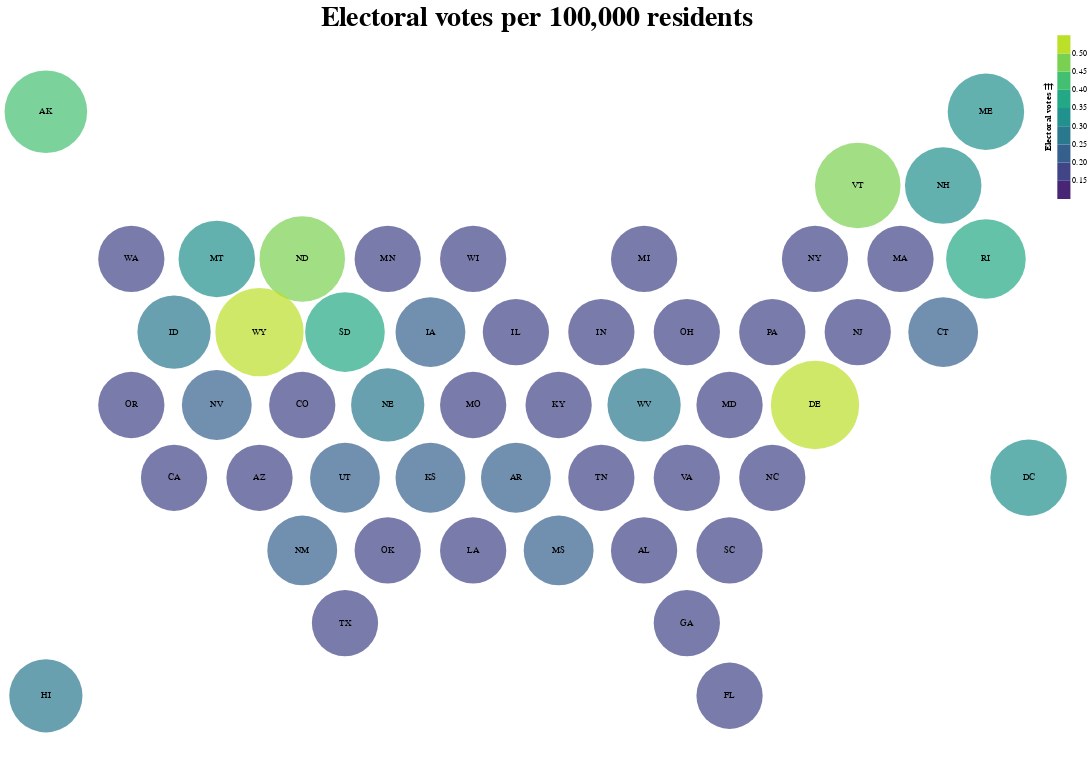

Write a Vega-Lite specification for this figure.
### Vega specification from a JSON file in a GitHub repository (floating-point values rounded to 4 significant figures)
{"$schema": "https://vega.github.io/schema/vega/v5.json", "background": "white", "padding": 5, "width": 1200, "height": 900, "title": {"text": ["Electoral votes per 100,000 residents"], "fontSize": 34, "frame": "group"}, "style": "cell", "data": [{"name": "data-ecb5fec3b20ee88d7fc8408d3e2f51c2", "values": [{"%-electoral_votes": 1.67, "%-population": 1.55, "%-representatives": 1.61, "%-senators": 2, "Electoral votes per 100K": 0.19, "Population": 4779736, "Representatives per 100K": 0.15, "Senators per 100K": 0.04, "State": "Alabama", "State_Abbr": "AL", "States": "Alabama", "centroid_lat": 0.65, "centroid_lon": 15.0, "state_code": "AL", "type": "Feature", "geometry": {"type": "Polygon", "coordinates": [[[14.0, 0.1], [14.0, 1.2], [15.0, 1.8], [16, 1.2], [16, 0.1], [15.0, -0.5], [14.0, 0.1]]]}}, {"%-electoral_votes": 0.56, "%-population": 0.23, "%-representatives": 0.23, "%-senators": 2, "Electoral votes per 100K": 0.42, "Population": 710231, "Representatives per 100K": 0.14, "Senators per 100K": 0.28, "State": "Alaska", "State_Abbr": "AK", "States": "Alaska", "centroid_lat": 10.85, "centroid_lon": 1.0, "state_code": "AK", "type": "Feature", "geometry": {"type": "Polygon", "coordinates": [[[-3.243e-20, 10.3], [0, 11.4], [1.0, 12.0], [2, 11.4], [2, 10.3], [1.0, 9.7], [-3.243e-20, 10.3]]]}}, {"%-electoral_votes": 2.04, "%-population": 2.07, "%-representatives": 2.07, "%-senators": 2, "Electoral votes per 100K": 0.17, "Population": 6392017, "Representatives per 100K": 0.14, "Senators per 100K": 0.03, "State": "Arizona", "State_Abbr": "AZ", "States": "Arizona", "centroid_lat": 2.35, "centroid_lon": 6.0, "state_code": "AZ", "type": "Feature", "geometry": {"type": "Polygon", "coordinates": [[[5.0, 1.8], [5, 2.9], [6.0, 3.5], [7.0, 2.9], [7.0, 1.8], [6.0, 1.2], [5.0, 1.8]]]}}, {"%-electoral_votes": 1.12, "%-population": 0.94, "%-representatives": 0.92, "%-senators": 2, "Electoral votes per 100K": 0.21, "Population": 2915918, "Representatives per 100K": 0.14, "Senators per 100K": 0.07, "State": "Arkansas", "State_Abbr": "AR", "States": "Arkansas", "centroid_lat": 2.35, "centroid_lon": 12.0, "state_code": "AR", "type": "Feature", "geometry": {"type": "Polygon", "coordinates": [[[11.0, 1.8], [11, 2.9], [12, 3.5], [13.0, 2.9], [13.0, 1.8], [12.0, 1.2], [11.0, 1.8]]]}}, {"%-electoral_votes": 10.22, "%-population": 12.07, "%-representatives": 12.18, "%-senators": 2, "Electoral votes per 100K": 0.15, "Population": 37253956, "Representatives per 100K": 0.14, "Senators per 100K": 0.01, "State": "California", "State_Abbr": "CA", "States": "California", "centroid_lat": 2.35, "centroid_lon": 4, "state_code": "CA", "type": "Feature", "geometry": {"type": "Polygon", "coordinates": [[[3.0, 1.8], [3, 2.9], [4, 3.5], [5, 2.9], [5.0, 1.8], [4, 1.2], [3.0, 1.8]]]}}, {"%-electoral_votes": 1.67, "%-population": 1.63, "%-representatives": 1.61, "%-senators": 2, "Electoral votes per 100K": 0.18, "Population": 5029196, "Representatives per 100K": 0.14, "Senators per 100K": 0.04, "State": "Colorado", "State_Abbr": "CO", "States": "Colorado", "centroid_lat": 4.05, "centroid_lon": 7.0, "state_code": "CO", "type": "Feature", "geometry": {"type": "Polygon", "coordinates": [[[6.0, 3.5], [6.0, 4.6], [7.0, 5.2], [8, 4.6], [8.0, 3.5], [7.0, 2.9], [6.0, 3.5]]]}}, {"%-electoral_votes": 1.3, "%-population": 1.16, "%-representatives": 1.15, "%-senators": 2, "Electoral votes per 100K": 0.2, "Population": 3574097, "Representatives per 100K": 0.14, "Senators per 100K": 0.06, "State": "Connecticut", "State_Abbr": "CT", "States": "Connecticut", "centroid_lat": 5.75, "centroid_lon": 22.0, "state_code": "CT", "type": "Feature", "geometry": {"type": "Polygon", "coordinates": [[[21.0, 5.2], [21.0, 6.3], [22.0, 6.9], [23.0, 6.3], [23.0, 5.2], [22.0, 4.6], [21.0, 5.2]]]}}, {"%-electoral_votes": 0.56, "%-population": 0.19, "%-representatives": 0.23, "%-senators": 2, "Electoral votes per 100K": 0.5, "Population": 601723, "Representatives per 100K": 0.17, "Senators per 100K": 0.33, "State": "Delaware", "State_Abbr": "DE", "States": "Delaware", "centroid_lat": 4.05, "centroid_lon": 19.0, "state_code": "DE", "type": "Feature", "geometry": {"type": "Polygon", "coordinates": [[[18.0, 3.5], [18, 4.6], [19, 5.2], [20, 4.6], [20, 3.5], [19.0, 2.9], [18.0, 3.5]]]}}, {"%-electoral_votes": 0.56, "%-population": 0.29, "%-representatives": 0, "%-senators": 0, "Electoral votes per 100K": 0.33, "Population": 897934, "Representatives per 100K": 0, "Senators per 100K": 0, "State": "District of Columbia", "State_Abbr": "DC", "States": "D.C.", "centroid_lat": 2.35, "centroid_lon": 24, "state_code": "DC", "type": "Feature", "geometry": {"type": "Polygon", "coordinates": [[[23, 1.8], [23.0, 2.9], [24, 3.5], [25.0, 2.9], [25.0, 1.8], [24.0, 1.2], [23, 1.8]]]}}, {"%-electoral_votes": 5.39, "%-population": 6.09, "%-representatives": 6.21, "%-senators": 2, "Electoral votes per 100K": 0.15, "Population": 18801310, "Representatives per 100K": 0.14, "Senators per 100K": 0.01, "State": "Florida", "State_Abbr": "FL", "States": "Florida", "centroid_lat": -2.75, "centroid_lon": 17, "state_code": "FL", "type": "Feature", "geometry": {"type": "Polygon", "coordinates": [[[16, -2.2], [17.0, -1.6], [18.0, -2.2], [18, -3.3], [17.0, -3.9], [16, -3.3], [16, -2.2]]]}}, {"%-electoral_votes": 2.97, "%-population": 3.14, "%-representatives": 3.22, "%-senators": 2, "Electoral votes per 100K": 0.17, "Population": 9687653, "Representatives per 100K": 0.14, "Senators per 100K": 0.02, "State": "Georgia", "State_Abbr": "GA", "States": "Georgia", "centroid_lat": -1.05, "centroid_lon": 16, "state_code": "GA", "type": "Feature", "geometry": {"type": "Polygon", "coordinates": [[[15.0, -1.6], [15.0, -0.5], [16, 0.1], [17, -0.5], [17.0, -1.6], [16, -2.2], [15.0, -1.6]]]}}, {"%-electoral_votes": 0.74, "%-population": 0.44, "%-representatives": 0.46, "%-senators": 2, "Electoral votes per 100K": 0.29, "Population": 1360301, "Representatives per 100K": 0.15, "Senators per 100K": 0.15, "State": "Hawaii", "State_Abbr": "HI", "States": "Hawaii", "centroid_lat": -2.75, "centroid_lon": 1.0, "state_code": "HI", "type": "Feature", "geometry": {"type": "Polygon", "coordinates": [[[0, -3.3], [3.194e-20, -2.2], [1.0, -1.6], [2.0, -2.2], [2, -3.3], [1.0, -3.9], [0, -3.3]]]}}, {"%-electoral_votes": 0.74, "%-population": 0.51, "%-representatives": 0.46, "%-senators": 2, "Electoral votes per 100K": 0.26, "Population": 1567582, "Representatives per 100K": 0.13, "Senators per 100K": 0.13, "State": "Idaho", "State_Abbr": "ID", "States": "Idaho", "centroid_lat": 5.75, "centroid_lon": 4, "state_code": "ID", "type": "Feature", "geometry": {"type": "Polygon", "coordinates": [[[3.0, 5.2], [3.0, 6.3], [4, 6.9], [5, 6.3], [5.0, 5.2], [4.0, 4.6], [3.0, 5.2]]]}}, {"%-electoral_votes": 3.72, "%-population": 4.16, "%-representatives": 4.14, "%-senators": 2, "Electoral votes per 100K": 0.16, "Population": 12830632, "Representatives per 100K": 0.14, "Senators per 100K": 0.02, "State": "Illinois", "State_Abbr": "IL", "States": "Illinois", "centroid_lat": 5.75, "centroid_lon": 12, "state_code": "IL", "type": "Feature", "geometry": {"type": "Polygon", "coordinates": [[[11.0, 5.2], [11.0, 6.3], [12.0, 6.9], [13.0, 6.3], [13.0, 5.2], [12.0, 4.6], [11.0, 5.2]]]}}, {"%-electoral_votes": 2.04, "%-population": 2.1, "%-representatives": 2.07, "%-senators": 2, "Electoral votes per 100K": 0.17, "Population": 6483802, "Representatives per 100K": 0.14, "Senators per 100K": 0.03, "State": "Indiana", "State_Abbr": "IN", "States": "Indiana", "centroid_lat": 5.75, "centroid_lon": 14.0, "state_code": "IN", "type": "Feature", "geometry": {"type": "Polygon", "coordinates": [[[13.0, 5.2], [13.0, 6.3], [14.0, 6.9], [15.0, 6.3], [15.0, 5.2], [14.0, 4.6], [13.0, 5.2]]]}}, {"%-electoral_votes": 1.12, "%-population": 0.99, "%-representatives": 0.92, "%-senators": 2, "Electoral votes per 100K": 0.2, "Population": 3046355, "Representatives per 100K": 0.13, "Senators per 100K": 0.07, "State": "Iowa", "State_Abbr": "IA", "States": "Iowa", "centroid_lat": 5.75, "centroid_lon": 10, "state_code": "IA", "type": "Feature", "geometry": {"type": "Polygon", "coordinates": [[[9.0, 5.2], [9.0, 6.3], [10, 6.9], [11.0, 6.3], [11.0, 5.2], [10.0, 4.6], [9.0, 5.2]]]}}, {"%-electoral_votes": 1.12, "%-population": 0.92, "%-representatives": 0.92, "%-senators": 2, "Electoral votes per 100K": 0.21, "Population": 2853118, "Representatives per 100K": 0.14, "Senators per 100K": 0.07, "State": "Kansas", "State_Abbr": "KS", "States": "Kansas", "centroid_lat": 2.35, "centroid_lon": 10, "state_code": "KS", "type": "Feature", "geometry": {"type": "Polygon", "coordinates": [[[9.0, 1.8], [9.0, 2.9], [10, 3.5], [11, 2.9], [11.0, 1.8], [10.0, 1.2], [9.0, 1.8]]]}}, {"%-electoral_votes": 1.49, "%-population": 1.41, "%-representatives": 1.38, "%-senators": 2, "Electoral votes per 100K": 0.18, "Population": 4339367, "Representatives per 100K": 0.14, "Senators per 100K": 0.05, "State": "Kentucky", "State_Abbr": "KY", "States": "Kentucky", "centroid_lat": 4.05, "centroid_lon": 13, "state_code": "KY", "type": "Feature", "geometry": {"type": "Polygon", "coordinates": [[[12, 3.5], [12.0, 4.6], [13.0, 5.2], [14.0, 4.6], [14.0, 3.5], [13.0, 2.9], [12, 3.5]]]}}, {"%-electoral_votes": 1.49, "%-population": 1.47, "%-representatives": 1.38, "%-senators": 2, "Electoral votes per 100K": 0.18, "Population": 4533372, "Representatives per 100K": 0.13, "Senators per 100K": 0.04, "State": "Louisiana", "State_Abbr": "LA", "States": "Louisiana", "centroid_lat": 0.65, "centroid_lon": 11.0, "state_code": "LA", "type": "Feature", "geometry": {"type": "Polygon", "coordinates": [[[10.0, 0.1], [10.0, 1.2], [11.0, 1.8], [12.0, 1.2], [12.0, 0.1], [11.0, -0.5], [10.0, 0.1]]]}}, {"%-electoral_votes": 0.74, "%-population": 0.43, "%-representatives": 0.46, "%-senators": 2, "Electoral votes per 100K": 0.3, "Population": 1328361, "Representatives per 100K": 0.15, "Senators per 100K": 0.15, "State": "Maine", "State_Abbr": "ME", "States": "Maine", "centroid_lat": 10.85, "centroid_lon": 23, "state_code": "ME", "type": "Feature", "geometry": {"type": "Polygon", "coordinates": [[[22.0, 11.4], [23.0, 12.0], [24.0, 11.4], [24.0, 10.3], [23.0, 9.7], [22, 10.3], [22.0, 11.4]]]}}, {"%-electoral_votes": 1.86, "%-population": 1.87, "%-representatives": 1.84, "%-senators": 2, "Electoral votes per 100K": 0.17, "Population": 5773552, "Representatives per 100K": 0.14, "Senators per 100K": 0.03, "State": "Maryland", "State_Abbr": "MD", "States": "Maryland", "centroid_lat": 4.05, "centroid_lon": 17.0, "state_code": "MD", "type": "Feature", "geometry": {"type": "Polygon", "coordinates": [[[16, 3.5], [16.0, 4.6], [17.0, 5.2], [18, 4.6], [18.0, 3.5], [17.0, 2.9], [16, 3.5]]]}}, {"%-electoral_votes": 2.04, "%-population": 2.12, "%-representatives": 2.07, "%-senators": 2, "Electoral votes per 100K": 0.17, "Population": 6547629, "Representatives per 100K": 0.14, "Senators per 100K": 0.03, "State": "Massachusetts", "State_Abbr": "MA", "States": "Massachusetts", "centroid_lat": 7.45, "centroid_lon": 21.0, "state_code": "MA", "type": "Feature", "geometry": {"type": "Polygon", "coordinates": [[[20.0, 6.9], [20.0, 8.0], [21, 8.6], [22.0, 8.0], [22.0, 6.9], [21.0, 6.3], [20.0, 6.9]]]}}, {"%-electoral_votes": 2.97, "%-population": 3.2, "%-representatives": 3.22, "%-senators": 2, "Electoral votes per 100K": 0.16, "Population": 9883640, "Representatives per 100K": 0.14, "Senators per 100K": 0.02, "State": "Michigan", "State_Abbr": "MI", "States": "Michigan", "centroid_lat": 7.45, "centroid_lon": 15, "state_code": "MI", "type": "Feature", "geometry": {"type": "Polygon", "coordinates": [[[14.0, 8.0], [15.0, 8.6], [16.0, 8.0], [16.0, 6.9], [15.0, 6.3], [14.0, 6.9], [14.0, 8.0]]]}}, {"%-electoral_votes": 1.86, "%-population": 1.72, "%-representatives": 1.84, "%-senators": 2, "Electoral votes per 100K": 0.19, "Population": 5303925, "Representatives per 100K": 0.15, "Senators per 100K": 0.04, "State": "Minnesota", "State_Abbr": "MN", "States": "Minnesota", "centroid_lat": 7.45, "centroid_lon": 9.0, "state_code": "MN", "type": "Feature", "geometry": {"type": "Polygon", "coordinates": [[[8.0, 6.9], [8.0, 8.0], [9.0, 8.6], [10.0, 8.0], [10, 6.9], [9.0, 6.3], [8.0, 6.9]]]}}, {"%-electoral_votes": 1.12, "%-population": 0.96, "%-representatives": 0.92, "%-senators": 2, "Electoral votes per 100K": 0.2, "Population": 2967297, "Representatives per 100K": 0.13, "Senators per 100K": 0.07, "State": "Mississippi", "State_Abbr": "MS", "States": "Mississippi", "centroid_lat": 0.65, "centroid_lon": 13, "state_code": "MS", "type": "Feature", "geometry": {"type": "Polygon", "coordinates": [[[12.0, 1.2], [13.0, 1.8], [14.0, 1.2], [14.0, 0.1], [13.0, -0.5], [12.0, 0.1], [12.0, 1.2]]]}}, {"%-electoral_votes": 1.86, "%-population": 1.94, "%-representatives": 1.84, "%-senators": 2, "Electoral votes per 100K": 0.17, "Population": 5988927, "Representatives per 100K": 0.13, "Senators per 100K": 0.03, "State": "Missouri", "State_Abbr": "MO", "States": "Missouri", "centroid_lat": 4.05, "centroid_lon": 11, "state_code": "MO", "type": "Feature", "geometry": {"type": "Polygon", "coordinates": [[[10.0, 4.6], [11.0, 5.2], [12.0, 4.6], [12, 3.5], [11, 2.9], [10, 3.5], [10.0, 4.6]]]}}, {"%-electoral_votes": 0.56, "%-population": 0.32, "%-representatives": 0.23, "%-senators": 2, "Electoral votes per 100K": 0.3, "Population": 989415, "Representatives per 100K": 0.1, "Senators per 100K": 0.2, "State": "Montana", "State_Abbr": "MT", "States": "Montana", "centroid_lat": 7.45, "centroid_lon": 5.0, "state_code": "MT", "type": "Feature", "geometry": {"type": "Polygon", "coordinates": [[[4, 6.9], [4.0, 8.0], [5.0, 8.6], [6, 8.0], [6.0, 6.9], [5, 6.3], [4, 6.9]]]}}, {"%-electoral_votes": 0.93, "%-population": 0.59, "%-representatives": 0.69, "%-senators": 2, "Electoral votes per 100K": 0.27, "Population": 1826341, "Representatives per 100K": 0.16, "Senators per 100K": 0.11, "State": "Nebraska", "State_Abbr": "NE", "States": "Nebraska", "centroid_lat": 4.05, "centroid_lon": 9.0, "state_code": "NE", "type": "Feature", "geometry": {"type": "Polygon", "coordinates": [[[8.0, 3.5], [8, 4.6], [9.0, 5.2], [10.0, 4.6], [10, 3.5], [9.0, 2.9], [8.0, 3.5]]]}}, {"%-electoral_votes": 1.12, "%-population": 0.87, "%-representatives": 0.92, "%-senators": 2, "Electoral votes per 100K": 0.22, "Population": 2700551, "Representatives per 100K": 0.15, "Senators per 100K": 0.07, "State": "Nevada", "State_Abbr": "NV", "States": "Nevada", "centroid_lat": 4.05, "centroid_lon": 5.0, "state_code": "NV", "type": "Feature", "geometry": {"type": "Polygon", "coordinates": [[[4.0, 4.6], [5.0, 5.2], [6.0, 4.6], [6.0, 3.5], [5, 2.9], [4, 3.5], [4.0, 4.6]]]}}, {"%-electoral_votes": 0.74, "%-population": 0.43, "%-representatives": 0.46, "%-senators": 2, "Electoral votes per 100K": 0.3, "Population": 1316470, "Representatives per 100K": 0.15, "Senators per 100K": 0.15, "State": "New Hampshire", "State_Abbr": "NH", "States": "New Hampshire", "centroid_lat": 9.15, "centroid_lon": 22.0, "state_code": "NH", "type": "Feature", "geometry": {"type": "Polygon", "coordinates": [[[21, 8.6], [21.0, 9.7], [22, 10.3], [23.0, 9.7], [23.0, 8.6], [22.0, 8.0], [21, 8.6]]]}}, {"%-electoral_votes": 2.6, "%-population": 2.85, "%-representatives": 2.76, "%-senators": 2, "Electoral votes per 100K": 0.16, "Population": 8791894, "Representatives per 100K": 0.14, "Senators per 100K": 0.02, "State": "New Jersey", "State_Abbr": "NJ", "States": "New Jersey", "centroid_lat": 5.75, "centroid_lon": 20, "state_code": "NJ", "type": "Feature", "geometry": {"type": "Polygon", "coordinates": [[[19, 5.2], [19.0, 6.3], [20.0, 6.9], [21.0, 6.3], [21.0, 5.2], [20, 4.6], [19, 5.2]]]}}, {"%-electoral_votes": 0.93, "%-population": 0.67, "%-representatives": 0.69, "%-senators": 2, "Electoral votes per 100K": 0.24, "Population": 2059179, "Representatives per 100K": 0.15, "Senators per 100K": 0.1, "State": "New Mexico", "State_Abbr": "NM", "States": "New Mexico", "centroid_lat": 0.65, "centroid_lon": 7.0, "state_code": "NM", "type": "Feature", "geometry": {"type": "Polygon", "coordinates": [[[6.0, 0.1], [6.0, 1.2], [7.0, 1.8], [8, 1.2], [8.0, 0.1], [7.0, -0.5], [6.0, 0.1]]]}}, {"%-electoral_votes": 5.39, "%-population": 6.28, "%-representatives": 6.21, "%-senators": 2, "Electoral votes per 100K": 0.15, "Population": 19378102, "Representatives per 100K": 0.14, "Senators per 100K": 0.01, "State": "New York", "State_Abbr": "NY", "States": "New York", "centroid_lat": 7.45, "centroid_lon": 19.0, "state_code": "NY", "type": "Feature", "geometry": {"type": "Polygon", "coordinates": [[[18.0, 6.9], [18.0, 8.0], [19.0, 8.6], [20.0, 8.0], [20.0, 6.9], [19.0, 6.3], [18.0, 6.9]]]}}, {"%-electoral_votes": 2.79, "%-population": 3.09, "%-representatives": 2.99, "%-senators": 2, "Electoral votes per 100K": 0.16, "Population": 9535483, "Representatives per 100K": 0.14, "Senators per 100K": 0.02, "State": "North Carolina", "State_Abbr": "NC", "States": "North Carolina", "centroid_lat": 2.35, "centroid_lon": 18.0, "state_code": "NC", "type": "Feature", "geometry": {"type": "Polygon", "coordinates": [[[17.0, 1.8], [17.0, 2.9], [18.0, 3.5], [19.0, 2.9], [19.0, 1.8], [18.0, 1.2], [17.0, 1.8]]]}}, {"%-electoral_votes": 0.56, "%-population": 0.22, "%-representatives": 0.23, "%-senators": 2, "Electoral votes per 100K": 0.45, "Population": 672591, "Representatives per 100K": 0.15, "Senators per 100K": 0.3, "State": "North Dakota", "State_Abbr": "ND", "States": "North Dakota", "centroid_lat": 7.45, "centroid_lon": 7.0, "state_code": "ND", "type": "Feature", "geometry": {"type": "Polygon", "coordinates": [[[6.0, 6.9], [6, 8.0], [7.0, 8.6], [8.0, 8.0], [8.0, 6.9], [7.0, 6.3], [6.0, 6.9]]]}}, {"%-electoral_votes": 3.35, "%-population": 3.74, "%-representatives": 3.68, "%-senators": 2, "Electoral votes per 100K": 0.16, "Population": 11536504, "Representatives per 100K": 0.14, "Senators per 100K": 0.02, "State": "Ohio", "State_Abbr": "OH", "States": "Ohio", "centroid_lat": 5.75, "centroid_lon": 16, "state_code": "OH", "type": "Feature", "geometry": {"type": "Polygon", "coordinates": [[[15.0, 5.2], [15.0, 6.3], [16.0, 6.9], [17.0, 6.3], [17.0, 5.2], [16.0, 4.6], [15.0, 5.2]]]}}, {"%-electoral_votes": 1.3, "%-population": 1.22, "%-representatives": 1.15, "%-senators": 2, "Electoral votes per 100K": 0.19, "Population": 3751351, "Representatives per 100K": 0.13, "Senators per 100K": 0.05, "State": "Oklahoma", "State_Abbr": "OK", "States": "Oklahoma", "centroid_lat": 0.65, "centroid_lon": 9.0, "state_code": "OK", "type": "Feature", "geometry": {"type": "Polygon", "coordinates": [[[8.0, 0.1], [8, 1.2], [9.0, 1.8], [10.0, 1.2], [10.0, 0.1], [9.0, -0.5], [8.0, 0.1]]]}}, {"%-electoral_votes": 1.3, "%-population": 1.24, "%-representatives": 1.15, "%-senators": 2, "Electoral votes per 100K": 0.18, "Population": 3831074, "Representatives per 100K": 0.13, "Senators per 100K": 0.05, "State": "Oregon", "State_Abbr": "OR", "States": "Oregon", "centroid_lat": 4.05, "centroid_lon": 3, "state_code": "OR", "type": "Feature", "geometry": {"type": "Polygon", "coordinates": [[[2.0, 4.6], [3.0, 5.2], [4.0, 4.6], [4, 3.5], [3, 2.9], [2.0, 3.5], [2.0, 4.6]]]}}, {"%-electoral_votes": 3.72, "%-population": 4.11, "%-representatives": 4.14, "%-senators": 2, "Electoral votes per 100K": 0.16, "Population": 12702379, "Representatives per 100K": 0.14, "Senators per 100K": 0.02, "State": "Pennsylvania", "State_Abbr": "PA", "States": "Pennsylvania", "centroid_lat": 5.75, "centroid_lon": 18, "state_code": "PA", "type": "Feature", "geometry": {"type": "Polygon", "coordinates": [[[17.0, 5.2], [17.0, 6.3], [18.0, 6.9], [19.0, 6.3], [19, 5.2], [18, 4.6], [17.0, 5.2]]]}}, {"%-electoral_votes": 0.74, "%-population": 0.34, "%-representatives": 0.46, "%-senators": 2, "Electoral votes per 100K": 0.38, "Population": 1052567, "Representatives per 100K": 0.19, "Senators per 100K": 0.19, "State": "Rhode Island", "State_Abbr": "RI", "States": "Rhode Island", "centroid_lat": 7.45, "centroid_lon": 23.0, "state_code": "RI", "type": "Feature", "geometry": {"type": "Polygon", "coordinates": [[[22.0, 8.0], [23.0, 8.6], [24.0, 8.0], [24.0, 6.9], [23.0, 6.3], [22.0, 6.9], [22.0, 8.0]]]}}, {"%-electoral_votes": 1.67, "%-population": 1.5, "%-representatives": 1.61, "%-senators": 2, "Electoral votes per 100K": 0.19, "Population": 4625364, "Representatives per 100K": 0.15, "Senators per 100K": 0.04, "State": "South Carolina", "State_Abbr": "SC", "States": "South Carolina", "centroid_lat": 0.65, "centroid_lon": 17, "state_code": "SC", "type": "Feature", "geometry": {"type": "Polygon", "coordinates": [[[16, 0.1], [16, 1.2], [17.0, 1.8], [18.0, 1.2], [18.0, 0.1], [17, -0.5], [16, 0.1]]]}}, {"%-electoral_votes": 0.56, "%-population": 0.26, "%-representatives": 0.23, "%-senators": 2, "Electoral votes per 100K": 0.37, "Population": 814180, "Representatives per 100K": 0.12, "Senators per 100K": 0.25, "State": "South Dakota", "State_Abbr": "SD", "States": "South Dakota", "centroid_lat": 5.75, "centroid_lon": 8.0, "state_code": "SD", "type": "Feature", "geometry": {"type": "Polygon", "coordinates": [[[7.0, 6.3], [8.0, 6.9], [9.0, 6.3], [9.0, 5.2], [8, 4.6], [7.0, 5.2], [7.0, 6.3]]]}}, {"%-electoral_votes": 2.04, "%-population": 2.06, "%-representatives": 2.07, "%-senators": 2, "Electoral votes per 100K": 0.17, "Population": 6346105, "Representatives per 100K": 0.14, "Senators per 100K": 0.03, "State": "Tennessee", "State_Abbr": "TN", "States": "Tennessee", "centroid_lat": 2.35, "centroid_lon": 14, "state_code": "TN", "type": "Feature", "geometry": {"type": "Polygon", "coordinates": [[[13.0, 2.9], [14.0, 3.5], [15.0, 2.9], [15.0, 1.8], [14.0, 1.2], [13.0, 1.8], [13.0, 2.9]]]}}, {"%-electoral_votes": 7.06, "%-population": 8.14, "%-representatives": 8.28, "%-senators": 2, "Electoral votes per 100K": 0.15, "Population": 25145561, "Representatives per 100K": 0.14, "Senators per 100K": 0.01, "State": "Texas", "State_Abbr": "TX", "States": "Texas", "centroid_lat": -1.05, "centroid_lon": 8, "state_code": "TX", "type": "Feature", "geometry": {"type": "Polygon", "coordinates": [[[7, -1.6], [7.0, -0.5], [8.0, 0.1], [9.0, -0.5], [9.0, -1.6], [8.0, -2.2], [7, -1.6]]]}}, {"%-electoral_votes": 1.12, "%-population": 0.9, "%-representatives": 0.92, "%-senators": 2, "Electoral votes per 100K": 0.22, "Population": 2763885, "Representatives per 100K": 0.14, "Senators per 100K": 0.07, "State": "Utah", "State_Abbr": "UT", "States": "Utah", "centroid_lat": 2.35, "centroid_lon": 8.0, "state_code": "UT", "type": "Feature", "geometry": {"type": "Polygon", "coordinates": [[[7.0, 2.9], [8.0, 3.5], [9.0, 2.9], [9.0, 1.8], [8, 1.2], [7.0, 1.8], [7.0, 2.9]]]}}, {"%-electoral_votes": 0.56, "%-population": 0.2, "%-representatives": 0.23, "%-senators": 2, "Electoral votes per 100K": 0.48, "Population": 625741, "Representatives per 100K": 0.16, "Senators per 100K": 0.32, "State": "Vermont", "State_Abbr": "VT", "States": "Vermont", "centroid_lat": 9.15, "centroid_lon": 20.0, "state_code": "VT", "type": "Feature", "geometry": {"type": "Polygon", "coordinates": [[[19.0, 8.6], [19.0, 9.7], [20.0, 10.3], [21.0, 9.7], [21, 8.6], [20.0, 8.0], [19.0, 8.6]]]}}, {"%-electoral_votes": 2.42, "%-population": 2.59, "%-representatives": 2.53, "%-senators": 2, "Electoral votes per 100K": 0.16, "Population": 8001024, "Representatives per 100K": 0.14, "Senators per 100K": 0.02, "State": "Virginia", "State_Abbr": "VA", "States": "Virginia", "centroid_lat": 2.35, "centroid_lon": 16.0, "state_code": "VA", "type": "Feature", "geometry": {"type": "Polygon", "coordinates": [[[15.0, 2.9], [16, 3.5], [17.0, 2.9], [17.0, 1.8], [16, 1.2], [15.0, 1.8], [15.0, 2.9]]]}}, {"%-electoral_votes": 2.23, "%-population": 2.18, "%-representatives": 2.3, "%-senators": 2, "Electoral votes per 100K": 0.18, "Population": 6724540, "Representatives per 100K": 0.15, "Senators per 100K": 0.03, "State": "Washington", "State_Abbr": "WA", "States": "Washington", "centroid_lat": 7.45, "centroid_lon": 3, "state_code": "WA", "type": "Feature", "geometry": {"type": "Polygon", "coordinates": [[[2.0, 8.0], [3, 8.6], [4.0, 8.0], [4, 6.9], [3.0, 6.3], [2, 6.9], [2.0, 8.0]]]}}, {"%-electoral_votes": 0.93, "%-population": 0.6, "%-representatives": 0.69, "%-senators": 2, "Electoral votes per 100K": 0.27, "Population": 1852994, "Representatives per 100K": 0.16, "Senators per 100K": 0.11, "State": "West Virginia", "State_Abbr": "WV", "States": "West Virginia", "centroid_lat": 4.05, "centroid_lon": 15.0, "state_code": "WV", "type": "Feature", "geometry": {"type": "Polygon", "coordinates": [[[14.0, 3.5], [14.0, 4.6], [15.0, 5.2], [16.0, 4.6], [16, 3.5], [15.0, 2.9], [14.0, 3.5]]]}}, {"%-electoral_votes": 1.86, "%-population": 1.84, "%-representatives": 1.84, "%-senators": 2, "Electoral votes per 100K": 0.18, "Population": 5686986, "Representatives per 100K": 0.14, "Senators per 100K": 0.04, "State": "Wisconsin", "State_Abbr": "WI", "States": "Wisconsin", "centroid_lat": 7.45, "centroid_lon": 11.0, "state_code": "WI", "type": "Feature", "geometry": {"type": "Polygon", "coordinates": [[[10.0, 8.0], [11.0, 8.6], [12.0, 8.0], [12.0, 6.9], [11.0, 6.3], [10, 6.9], [10.0, 8.0]]]}}, {"%-electoral_votes": 0.56, "%-population": 0.18, "%-representatives": 0.23, "%-senators": 2, "Electoral votes per 100K": 0.53, "Population": 563626, "Representatives per 100K": 0.18, "Senators per 100K": 0.35, "State": "Wyoming", "State_Abbr": "WY", "States": "Wyoming", "centroid_lat": 5.75, "centroid_lon": 6.0, "state_code": "WY", "type": "Feature", "geometry": {"type": "Polygon", "coordinates": [[[5.0, 5.2], [5, 6.3], [6.0, 6.9], [7.0, 6.3], [7.0, 5.2], [6.0, 4.6], [5.0, 5.2]]]}}]}, {"name": "data_1", "source": "data-ecb5fec3b20ee88d7fc8408d3e2f51c2", "transform": [{"type": "extent", "field": "Electoral votes per 100K", "signal": "layer_0_bin_maxbins_8_Electoral_votes_per_100K_extent"}, {"type": "bin", "field": "Electoral votes per 100K", "as": ["bin_maxbins_8_Electoral votes per 100K", "bin_maxbins_8_Electoral votes per 100K_end"], "signal": "layer_0_bin_maxbins_8_Electoral_votes_per_100K_bins", "extent": {"signal": "layer_0_bin_maxbins_8_Electoral_votes_per_100K_extent"}, "maxbins": 8}, {"type": "geojson", "fields": ["centroid_lon", "centroid_lat"], "signal": "layer_0_geojson_0"}, {"type": "geopoint", "projection": "projection", "fields": ["centroid_lon", "centroid_lat"], "as": ["layer_0_x", "layer_0_y"]}, {"type": "filter", "expr": "isValid(datum[\"bin_maxbins_8_Electoral votes per 100K\"]) && isFinite(+datum[\"bin_maxbins_8_Electoral votes per 100K\"])"}]}, {"name": "data_2", "source": "data-ecb5fec3b20ee88d7fc8408d3e2f51c2", "transform": [{"type": "geojson", "fields": ["centroid_lon", "centroid_lat"], "signal": "layer_1_geojson_0"}, {"type": "geopoint", "projection": "projection", "fields": ["centroid_lon", "centroid_lat"], "as": ["layer_1_x", "layer_1_y"]}]}], "projections": [{"name": "projection", "size": {"signal": "[width, height]"}, "fit": {"signal": "[layer_0_geojson_0, layer_1_geojson_0]"}}], "marks": [{"name": "layer_0_marks", "type": "symbol", "style": ["circle"], "from": {"data": "data_1"}, "encode": {"update": {"opacity": {"value": 0.7}, "fill": {"signal": "scale(\"color\", 0.5 * datum[\"bin_maxbins_8_Electoral votes per 100K\"] + 0.5 * datum[\"bin_maxbins_8_Electoral votes per 100K_end\"])"}, "tooltip": {"signal": "{\"State\": isValid(datum[\"State\"]) ? datum[\"State\"] : \"\"+datum[\"State\"], \"Electoral votes per 100K\": format(datum[\"Electoral votes per 100K\"], \"\"), \"%-population\": format(datum[\"%-population\"], \"\"), \"%-electoral_votes\": format(datum[\"%-electoral_votes\"], \"\")}"}, "ariaRoleDescription": {"value": "circle"}, "description": {"signal": "\"Electoral votes ⇶: \" + (!isValid(datum[\"bin_maxbins_8_Electoral votes per 100K\"]) || !isFinite(+datum[\"bin_maxbins_8_Electoral votes per 100K\"]) ? \"null\" : format(datum[\"bin_maxbins_8_Electoral votes per 100K\"], \"\") + \" – \" + format(datum[\"bin_maxbins_8_Electoral votes per 100K_end\"], \"\")) + \"; centroid_lat: \" + (format(datum[\"centroid_lat\"], \"\")) + \"; centroid_lon: \" + (format(datum[\"centroid_lon\"], \"\")) + \"; Electoral votes per 100K (binned): \" + (!isValid(datum[\"bin_maxbins_8_Electoral votes per 100K\"]) || !isFinite(+datum[\"bin_maxbins_8_Electoral votes per 100K\"]) ? \"null\" : format(datum[\"bin_maxbins_8_Electoral votes per 100K\"], \"\") + \" – \" + format(datum[\"bin_maxbins_8_Electoral votes per 100K_end\"], \"\")) + \"; State: \" + (isValid(datum[\"State\"]) ? datum[\"State\"] : \"\"+datum[\"State\"]) + \"; Electoral votes per 100K: \" + (format(datum[\"Electoral votes per 100K\"], \"\")) + \"; %-population: \" + (format(datum[\"%-population\"], \"\")) + \"; %-electoral_votes: \" + (format(datum[\"%-electoral_votes\"], \"\"))"}, "x": {"field": "layer_0_x"}, "y": {"field": "layer_0_y"}, "size": {"signal": "scale(\"size\", 0.5 * datum[\"bin_maxbins_8_Electoral votes per 100K\"] + 0.5 * datum[\"bin_maxbins_8_Electoral votes per 100K_end\"])"}, "shape": {"value": "circle"}}}}, {"name": "layer_1_marks", "type": "text", "style": ["text"], "from": {"data": "data_2"}, "encode": {"update": {"fill": {"value": "black"}, "description": {"signal": "\"centroid_lat: \" + (format(datum[\"centroid_lat\"], \"\")) + \"; centroid_lon: \" + (format(datum[\"centroid_lon\"], \"\")) + \"; state_code: \" + (isValid(datum[\"state_code\"]) ? datum[\"state_code\"] : \"\"+datum[\"state_code\"])"}, "x": {"field": "layer_1_x"}, "y": {"field": "layer_1_y"}, "text": {"signal": "isValid(datum[\"state_code\"]) ? datum[\"state_code\"] : \"\"+datum[\"state_code\"]"}, "align": {"value": "center"}, "baseline": {"value": "middle"}}}}], "scales": [{"name": "color", "type": "bin-ordinal", "range": {"scheme": "viridis"}, "bins": {"signal": "layer_0_bin_maxbins_8_Electoral_votes_per_100K_bins"}, "interpolate": "hcl"}, {"name": "size", "type": "linear", "domain": {"signal": "[layer_0_bin_maxbins_8_Electoral_votes_per_100K_bins.start, layer_0_bin_maxbins_8_Electoral_votes_per_100K_bins.stop]"}, "range": [4000, 12000], "bins": {"signal": "layer_0_bin_maxbins_8_Electoral_votes_per_100K_bins"}, "zero": true}], "legends": [{"orient": "right", "title": "Electoral votes ⇶", "titleOrient": "left", "fill": "color", "symbolType": "circle", "encode": {"symbols": {"update": {"opacity": {"value": 0.7}}}}}], "config": {"style": {"cell": {"stroke": null}}}}
